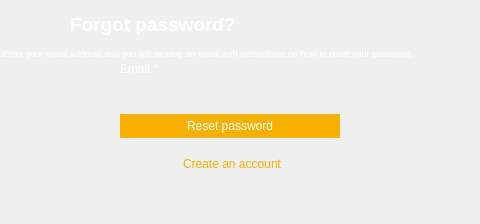
<?xml version="1.0" encoding="UTF-8"?>
<ui version="4.0">
 <class>Dialog</class>
 <widget class="QDialog" name="Dialog">
  <property name="geometry">
   <rect>
    <x>0</x>
    <y>0</y>
    <width>480</width>
    <height>224</height>
   </rect>
  </property>
  <property name="windowTitle">
   <string>Dialog</string>
  </property>
  <widget class="QWidget" name="widget" native="true">
   <property name="geometry">
    <rect>
     <x>0</x>
     <y>0</y>
     <width>480</width>
     <height>224</height>
    </rect>
   </property>
   <property name="styleSheet">
    <string notr="true">.QWidget{background-image: url(:/public/png/public/rectangle.png);border:0px;}</string>
   </property>
   <widget class="QLabel" name="title">
    <property name="geometry">
     <rect>
      <x>70</x>
      <y>7</y>
      <width>351</width>
      <height>34</height>
     </rect>
    </property>
    <property name="font">
     <font>
      <family>Arial</family>
      <pointsize>14</pointsize>
      <weight>75</weight>
      <bold>true</bold>
     </font>
    </property>
    <property name="styleSheet">
     <string notr="true">.QLabel{background-color: transparent; border:0; color :white}</string>
    </property>
    <property name="text">
     <string>Forgot password?</string>
    </property>
   </widget>
   <widget class="QPushButton" name="reset_psw_bt">
    <property name="geometry">
     <rect>
      <x>120</x>
      <y>114</y>
      <width>220</width>
      <height>24</height>
     </rect>
    </property>
    <property name="styleSheet">
     <string notr="true">QPushButton{background-color: rgb(248,176,0); border:0; color :white}</string>
    </property>
    <property name="text">
     <string>Reset password</string>
    </property>
   </widget>
   <widget class="QLineEdit" name="email">
    <property name="geometry">
     <rect>
      <x>120</x>
      <y>81</y>
      <width>220</width>
      <height>24</height>
     </rect>
    </property>
    <property name="styleSheet">
     <string notr="true">QLineEdit{background-image: url(:/public/png/public/rectangle-copy.png);background-color: transparent; border:0; color :white}
</string>
    </property>
    <property name="inputMask">
     <string/>
    </property>
    <property name="text">
     <string notr="true"/>
    </property>
    <property name="placeholderText">
     <string/>
    </property>
   </widget>
   <widget class="QLabel" name="email_hint">
    <property name="geometry">
     <rect>
      <x>120</x>
      <y>61</y>
      <width>211</width>
      <height>16</height>
     </rect>
    </property>
    <property name="styleSheet">
     <string notr="true">.QLabel{background-color: transparent; border:0; color :white}</string>
    </property>
    <property name="text">
     <string>Email:*</string>
    </property>
   </widget>
   <widget class="QLabel" name="forgot_psw_guide">
    <property name="geometry">
     <rect>
      <x>2</x>
      <y>45</y>
      <width>477</width>
      <height>17</height>
     </rect>
    </property>
    <property name="font">
     <font>
      <pointsize>7</pointsize>
     </font>
    </property>
    <property name="styleSheet">
     <string notr="true">.QLabel{background-color: transparent; border:0; color :white}</string>
    </property>
    <property name="text">
     <string>Enter your email address and you will receive an email with instructions on how to reset your password.</string>
    </property>
   </widget>
   <widget class="QPushButton" name="create_account">
    <property name="geometry">
     <rect>
      <x>159</x>
      <y>156</y>
      <width>146</width>
      <height>16</height>
     </rect>
    </property>
    <property name="styleSheet">
     <string notr="true">QPushButton{background-color: transparent; border:0; color : rgb(248,176,0)}</string>
    </property>
    <property name="text">
     <string>Create an account</string>
    </property>
   </widget>
   <widget class="QPushButton" name="back">
    <property name="geometry">
     <rect>
      <x>5</x>
      <y>13</y>
      <width>49</width>
      <height>24</height>
     </rect>
    </property>
    <property name="styleSheet">
     <string notr="true">.QPushButton{background-image: url(:/public/png/public/back.png); border:0;}</string>
    </property>
    <property name="text">
     <string/>
    </property>
   </widget>
  </widget>
 </widget>
 <resources>
  <include location="../../title.qrc"/>
 </resources>
 <connections/>
</ui>
